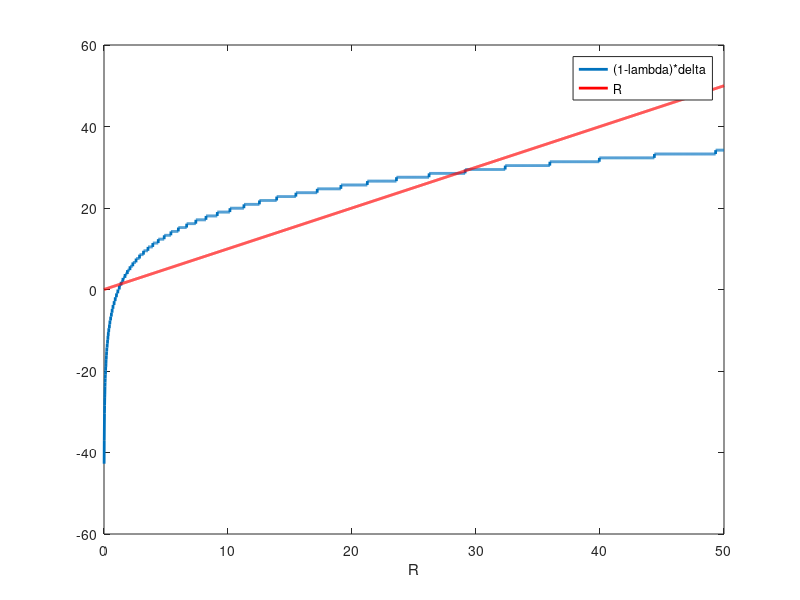
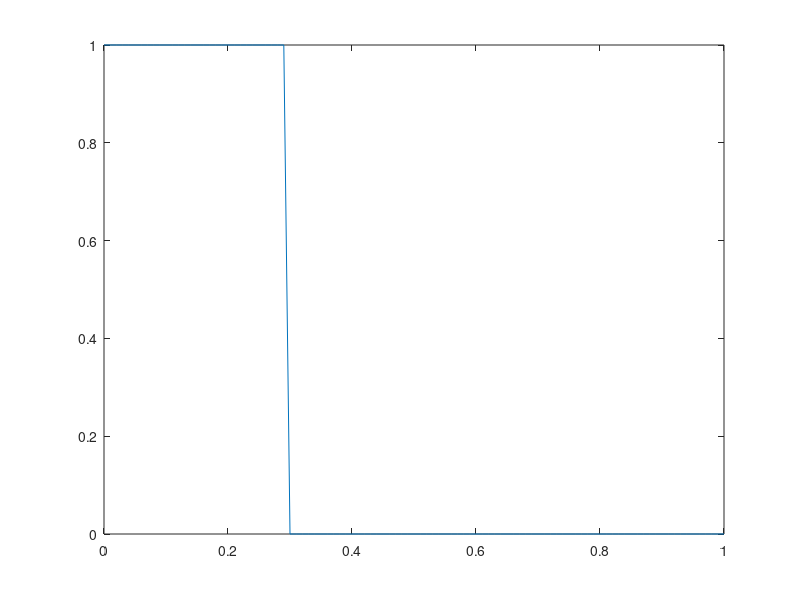

Reproduce these figures in MATLAB, in order.
v = 0.1;
%R = v*20;

lam = 0.05;
beta = 0.9;

del = @(R) floor(log(v./(R*beta*(1-beta)))./log(beta));

R = 0:0.01:50;

figure()
plot(R,(1-lam)*del(R),'LineWidth',2)
hold on
plot(R,R,'r','LineWidth',2)
xlabel('R')
legend('(1-lambda)*delta','R')
% t0 = 2;
% plot(R,(1-lam)*t0*ones(length(R),1),'g','LineWidth',2)

% checking which values of v allow the quadratic (solution to threshold) to
% be solved for at least some R
v = 0:0.01:1;
int_check = zeros(length(v),1);
for k = 1:length(v),
    del = @(R) floor(log(v(k)./(R*beta*(1-beta)))./log(beta));
    R1 = 0:0.01:50;
    R2 = (1-lam)*del(R1);
    if min(R1-R2) < 0,
        % two things intersect
        int_check(k) = 1;
    end
end

figure()
plot(v,int_check)